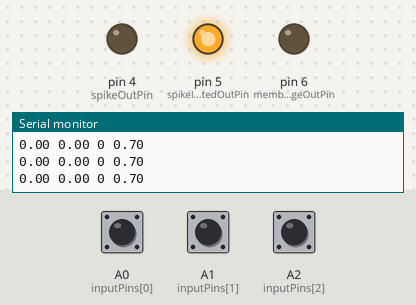
The sketch below on a simulated Arduino Uno, built with avr-gcc and run on an emulated ATmega328P. Shown: output pins drawn as LEDs (lit = HIGH), the last lines printed to the serial monitor. Dashed ring = blinking. Inputs (shaded band) come from the test bench; at power-on: A0 (inputPins[0]) HIGH, A1 (inputPins[1]) HIGH, A2 (inputPins[2]) HIGH.

Above: at 1.2 s.
1.3 s: A0 (inputPins[0]) pulled LOW for 0.15 s
At 1.48 s:
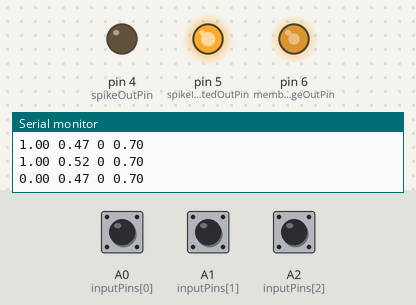
4.3 s: A1 (inputPins[1]) pulled LOW for 3.2 s
At 4.78 s:
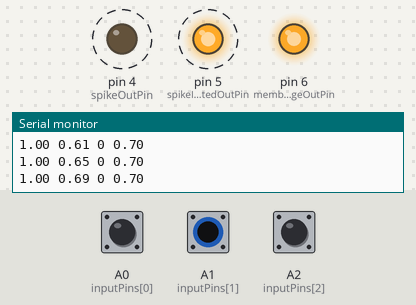
9.0 s: A2 (inputPins[2]) pulled LOW for 1 s
At 9.8 s:
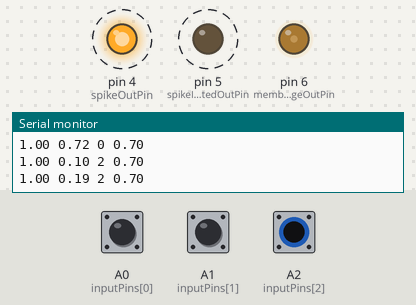
12.1 s: A0 (inputPins[0]) pulled LOW for 1 s
At 15.6 s:
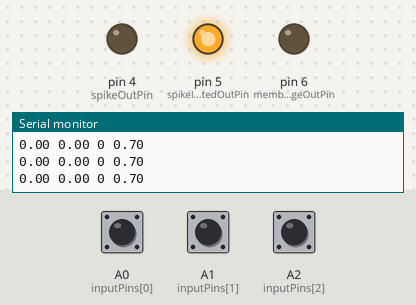
16.1 s: A1 (inputPins[1]) pulled LOW for 0.15 s
At 16.26 s:
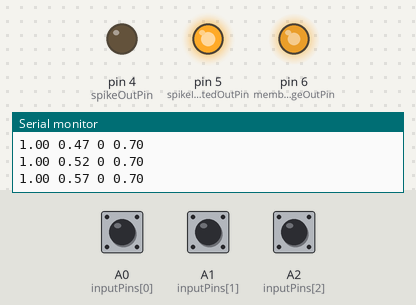
19.2 s: A1 (inputPins[1]) pulled LOW for 1 s
At 22.0 s:
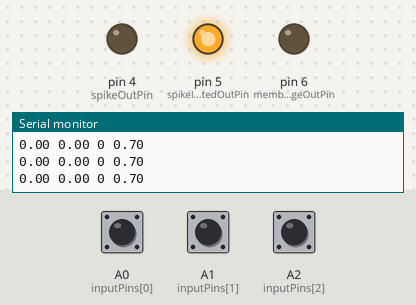
Timing chart, 0 to 23.3 s (numbered marks = the images above; inputs shaded):
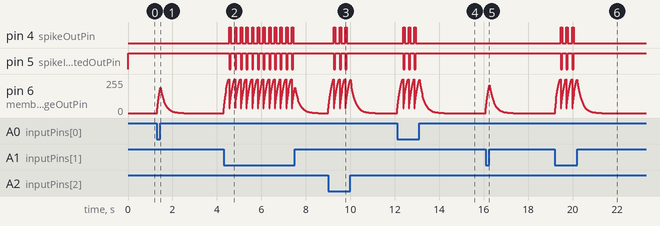

Measured:
- after the input at 1.3 s, pin 6 (membraneVoltageOutPin): rises from 0/255 to 190/255 in 0.13 s, then falls to 0/255 in 1.1 s
- after the input at 4.3 s, pin 4 (spikeOutPin): alternates HIGH for 0.06 s and LOW for 0.19 s, 24 changes in all, then stays LOW, starting after 0.26 s; pin 5 (spikeInvertedOutPin): alternates HIGH for 0.19 s and LOW for 0.06 s, 24 changes in all, then stays HIGH, starting after 0.26 s
- after the input at 9.0 s, pin 4 (spikeOutPin): alternates HIGH for 0.06 s and LOW for 0.19 s, 6 changes in all, then stays LOW, starting after 0.26 s; pin 5 (spikeInvertedOutPin): alternates HIGH for 0.19 s and LOW for 0.06 s, 6 changes in all, then stays HIGH, starting after 0.26 s
- after the input at 12.1 s, pin 4 (spikeOutPin): alternates HIGH for 0.06 s and LOW for 0.19 s, 6 changes in all, then stays LOW, starting after 0.27 s; pin 5 (spikeInvertedOutPin): alternates HIGH for 0.19 s and LOW for 0.06 s, 6 changes in all, then stays HIGH, starting after 0.27 s
- after the input at 16.1 s, pin 6 (membraneVoltageOutPin): rises from 0/255 to 207/255 in 0.15 s, then falls to 0/255 in 1.1 s
- after the input at 19.2 s, pin 4 (spikeOutPin): alternates HIGH for 0.06 s and LOW for 0.19 s, 6 changes in all, then stays LOW, starting after 0.27 s; pin 5 (spikeInvertedOutPin): alternates HIGH for 0.19 s and LOW for 0.06 s, 6 changes in all, then stays HIGH, starting after 0.27 s

The sketch:

LIF_Neuron.ino
```cpp
/*
 * Simulation of leaky integrate-and-fire neuron
 * See: T. Trappenberg, "Fundamentals of Computational Neuroscience", Second Edition, Section 3.1.1
 *
 * Note that inputs are "active low" in order to avoid external pulldown resistors.
 * Normal and inverted outputs are provided.
 */

//Parameters
const int numInput = 3;
float inverseTimeConstant = 0.1;
float firingThreshold = 0.7;
int spikeWidth = 3;

//IO pins
int spikeOutPin = 4;
int spikeInvertedOutPin = 5;
int membraneVoltageOutPin = 6;
int inputPins[] = {A0, A1, A2};


//Time dependent variables
float membraneVoltage = 0.0;
float summedInputs;
int spikeTimer = 0;

void setup() {
  Serial.begin(9600);
  pinMode(spikeOutPin, OUTPUT);
  pinMode(spikeInvertedOutPin, OUTPUT);
  pinMode(membraneVoltageOutPin, OUTPUT);
  for (size_t i = 0; i < numInput; i++) pinMode(inputPins[i], INPUT_PULLUP);
}

void loop() {

  //Sum inputs
  summedInputs = 0;
  for (size_t i = 0; i < numInput; i++)
    summedInputs += digitalRead(inputPins[i]) == 0 ? 1 : 0; //inverted to avoid pulldowns

  //Spike (timer) logic
  if (spikeTimer > 0)
    spikeTimer--;
  else if (membraneVoltage >= firingThreshold) {
      membraneVoltage = 0;
      spikeTimer = spikeWidth;
  }

  //Leaky integration
  membraneVoltage = (1 - inverseTimeConstant) * membraneVoltage + inverseTimeConstant * summedInputs;

  //Spike?
  digitalWrite(spikeOutPin, spikeTimer > 0 ? HIGH : LOW);
  digitalWrite(spikeInvertedOutPin, spikeTimer > 0 ? LOW : HIGH);

  analogWrite(membraneVoltageOutPin, min(255, membraneVoltage / firingThreshold * 255));

  //Look at these with Tools -> Serial Plotter
  Serial.print(summedInputs);
  Serial.print(" ");
  Serial.print(membraneVoltage);
  Serial.print(" ");
  Serial.print(spikeTimer > 0 ? 2 : 0);
  Serial.print(" ");
  Serial.println(firingThreshold);

  delay(20);
}
```
